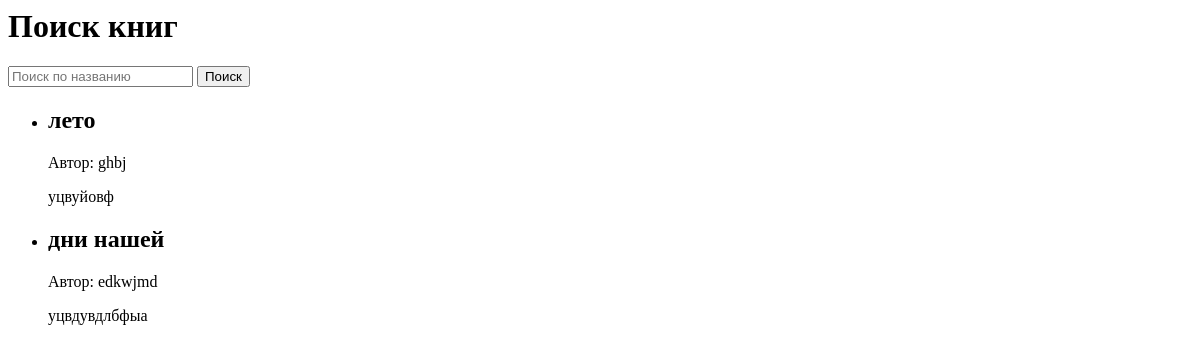
The app's page /search/, older data.
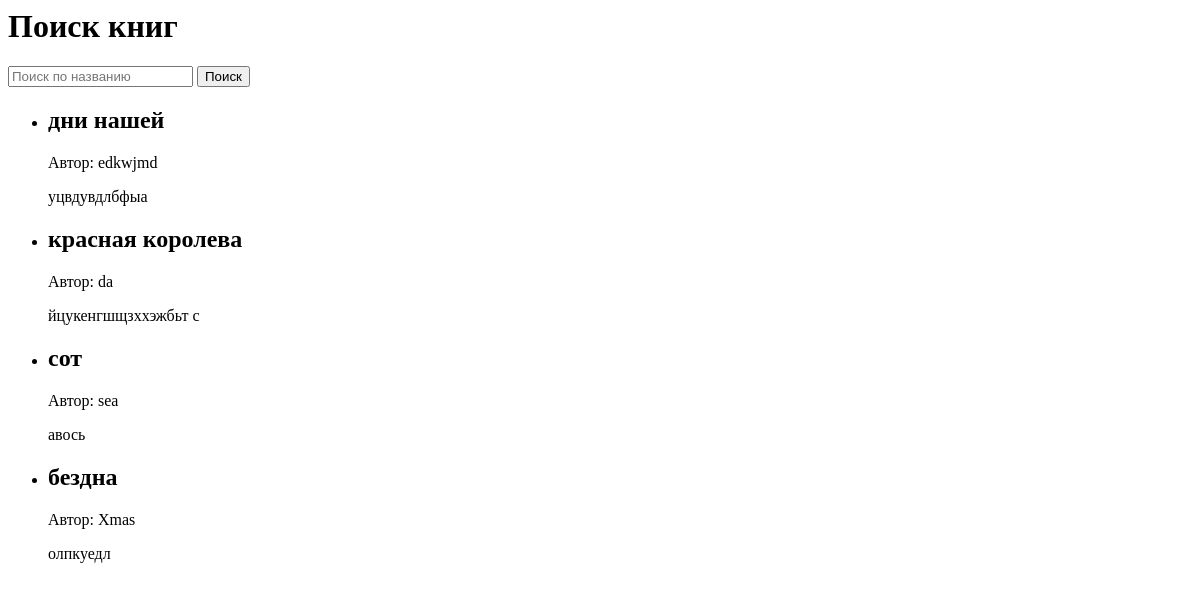
The same page, newer data.
### books/models.py (models this page shows, shortened)
class Book(models.Model):
    GENRE = (
        ('Детектив', 'Детектив'),
        ('Мистика', 'Мистика'),
    )
    title = models.CharField(max_length=120)
    description = models.TextField()
    price = models.FloatField(default=1.0)
    created_at = models.DateTimeField(auto_now_add=True)
    genre = models.CharField(max_length=10, choices=GENRE)
    author_email = models.EmailField(default=0)
    author = models.CharField(max_length=100)
    image = models.ImageField(upload_to='book/')
    video_url = models.URLField(null=True)

### books/views.py (the view)
# urls.py: path('search/', views.BookSearchView.as_view(), name='book_search'),
class BookSearchView(ListView):
    model = Book
    template_name = 'book/book_search.html'
    context_object_name = 'books'
    def get_queryset(self):
        query = self.request.GET.get('q', '')
        if query:
            return Book.objects.filter(title__icontains=query)
        return Book.objects.all()

### templates/book/book_search.html (shortened to what this page needs)
{% block content %}
  <h1>Поиск книг</h1>
  <form method="get" action="{% url 'book_search' %}">
    <input type="text" name="q" placeholder="Поиск по названию" value="{{ request.GET.q|default:'' }}">
    <button type="submit">Поиск</button>
  </form>
  <ul>
    {% for book in books %}
      <li>
        <h2>{{ book.title }}</h2>
        <p>Автор: {{ book.author }}</p>
        <p>{{ book.description }}</p>
      </li>
    {% empty %}
      <p>Ничего не найдено</p>
    {% endfor %}
  </ul>
{% endblock %}

Row changes from the older to the newer data that the page shows:
removed Book: title "лето", author "ghbj", description "уцвуйовф"
added Book: title "красная королева", author "da", description "йцукенгшщзххэжбьт с"
added Book: title "сот", author "sea", description "авось"
added Book: title "бездна", author "Xmas", description "олпкуедл"
